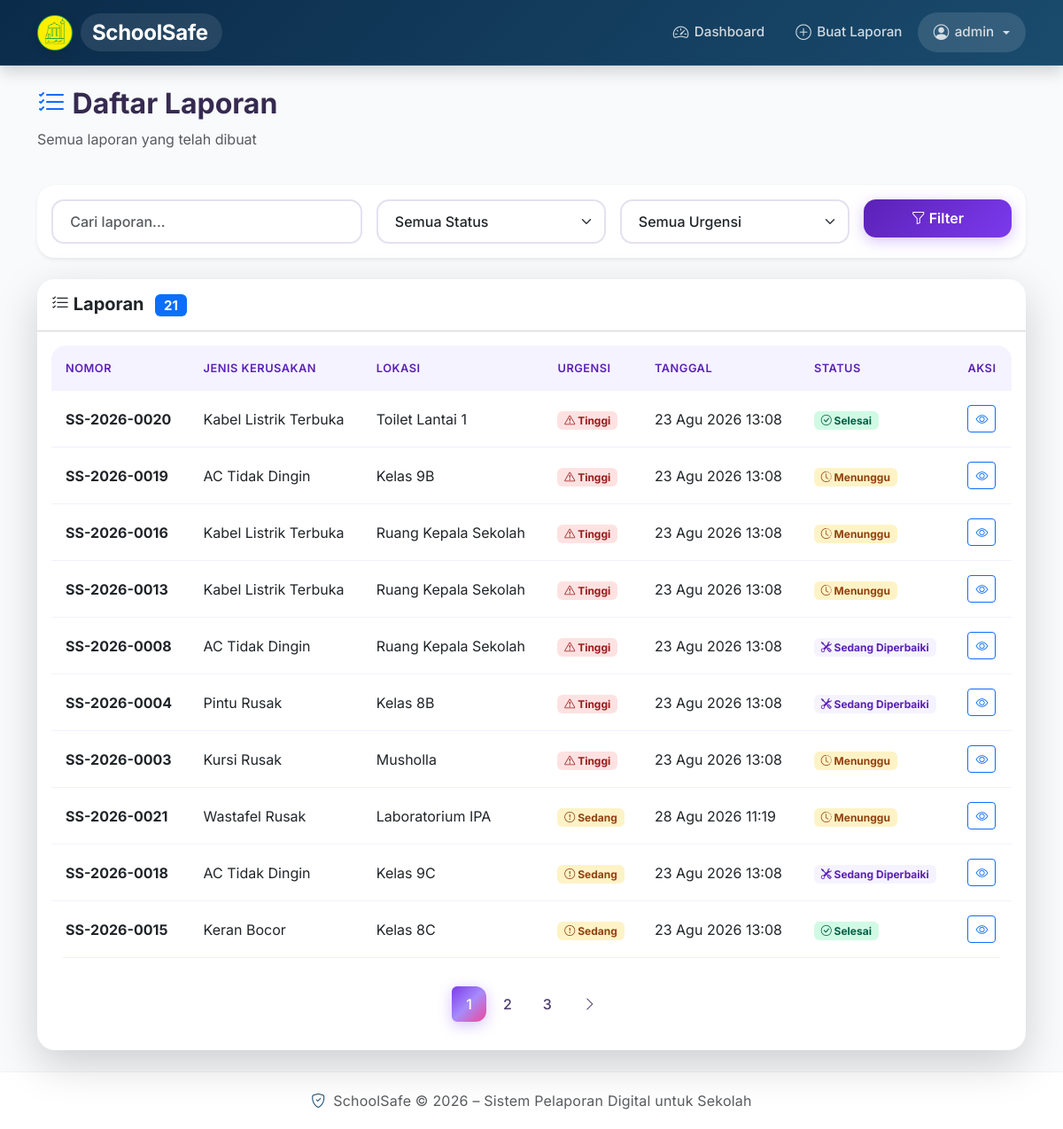
Page /reports/list/ (signed in) on the committed database.
### reports/models.py (models this page shows, shortened)
class FacilityReport(models.Model):
    STATUS_CHOICES = (
        ('waiting', 'Menunggu'),
        ('repairing', 'Sedang Diperbaiki'),
        ('completed', 'Selesai'),
    )
    URGENCY_CHOICES = (
        ('low', 'Rendah'),
        ('medium', 'Sedang'),
        ('high', 'Tinggi'),
    )
    report_number = models.CharField('Nomor Laporan', max_length=20, unique=True, editable=False)
    reporter = models.ForeignKey(User, on_delete=models.CASCADE, related_name='reports', verbose_name='Pelapor')
    damage_type = models.ForeignKey(DamageType, on_delete=models.CASCADE, related_name='reports', verbose_name='Jenis Kerusakan')
    location = models.ForeignKey(Location, on_delete=models.CASCADE, related_name='reports', verbose_name='Lokasi')
    urgency = models.CharField('Tingkat Urgensi', max_length=10, choices=URGENCY_CHOICES, default='medium')
    description = models.TextField('Keterangan', help_text='Jelaskan kerusakan secara detail')
    photo = models.ImageField('Foto Kerusakan', upload_to='damage_photos/%Y/%m/%d/', blank=True, null=True)
    status = models.CharField('Status', max_length=10, choices=STATUS_CHOICES, default='waiting')
    priority_score = models.IntegerField('Skor Prioritas', default=1, editable=False)
    admin_note = models.TextField('Catatan Petugas', blank=True, null=True)
    created_at = models.DateTimeField('Tanggal Laporan', auto_now_add=True)
    updated_at = models.DateTimeField('Tanggal Diperbarui', auto_now=True)
    completed_at = models.DateTimeField('Tanggal Selesai', blank=True, null=True)
    class Meta:
        verbose_name = 'Laporan'
        verbose_name_plural = 'Laporan Kerusakan'
        ordering = ['-priority_score', '-created_at']  # Urutkan berdasarkan prioritas tertinggi dan terbaru
        indexes = [
            models.Index(fields=['status', 'priority_score']),
            models.Index(fields=['urgency', 'status']),
        ]
    def get_status_badge(self):
        badges = {
            'waiting': 'badge-waiting',
            'repairing': 'badge-repairing',
            'completed': 'badge-completed'
        }
        return badges.get(self.status, '')
    def get_status_icon(self):
        icons = {
            'waiting': 'bi-clock-history',
            'repairing': 'bi-tools',
            'completed': 'bi-check-circle'
        }
        return icons.get(self.status, '')
    def get_urgency_badge(self):
        badges = {
            'low': 'badge-low',
            'medium': 'badge-medium',
            'high': 'badge-high'
        }
        return badges.get(self.urgency, '')
    def get_urgency_icon(self):
        icons = {
            'low': 'bi-arrow-down-circle',
            'medium': 'bi-exclamation-circle',
            'high': 'bi-exclamation-triangle'
        }
        return icons.get(self.urgency, '')

class DamageType(models.Model):
    name = models.CharField('Nama Jenis', max_length=100)
    description = models.TextField('Deskripsi', blank=True, null=True)
    is_active = models.BooleanField('Aktif', default=True)
    created_at = models.DateTimeField('Tanggal Dibuat', auto_now_add=True)
    class Meta:
        verbose_name = 'Jenis Kerusakan'
        verbose_name_plural = 'Jenis Kerusakan'
        ordering = ['name']

class Location(models.Model):
    name = models.CharField('Nama Lokasi', max_length=100)
    description = models.TextField('Deskripsi', blank=True, null=True)
    is_active = models.BooleanField('Aktif', default=True)
    created_at = models.DateTimeField('Tanggal Dibuat', auto_now_add=True)
    class Meta:
        verbose_name = 'Lokasi'
        verbose_name_plural = 'Lokasi'
        ordering = ['name']

### reports/views.py (the view, shortened to what this page needs)
# urls.py: path('list/', views.report_list, name='list'),
@login_required
def report_list(request):
    user = request.user
    role = user.profile.role
    if role == 'admin':
        reports = FacilityReport.objects.all()
    else:
        reports = FacilityReport.objects.filter(reporter=user)
    status_filter = request.GET.get('status')
    urgency_filter = request.GET.get('urgency')
    search_query = request.GET.get('search')
    if status_filter:
        reports = reports.filter(status=status_filter)
    if urgency_filter:
        reports = reports.filter(urgency=urgency_filter)
    reports = reports.order_by('-priority_score', '-created_at')
    page = request.GET.get('page', 1)
    paginator = Paginator(reports, 10)  # 10 laporan per halaman
    try:
        reports_page = paginator.page(page)
    except PageNotAnInteger:
        reports_page = paginator.page(1)
    except EmptyPage:
        reports_page = paginator.page(paginator.num_pages)
    context = {
        'reports': reports_page,
        'status_filter': status_filter,
        'urgency_filter': urgency_filter,
        'search_query': search_query,
        'is_admin': role == 'admin',
    }
    return render(request, 'reports/report_list.html', context)

### templates/reports/report_list.html (shortened to what this page needs)
{% extends 'base.html' %}
{% load static %}
{% block content %}
<div class="row">
    <div class="col-12 mb-4">
        <h2 class="fw-bold">
            <i class="bi bi-list-check text-primary"></i> Daftar Laporan
        </h2>
        <p class="text-muted">Semua laporan yang telah dibuat</p>
    </div>
    <div class="col-12 mb-4">
        <div class="card shadow-sm border-0">
            <div class="card-body">
                <form method="get" class="row g-3">
                    <div class="col-md-4">
                        <input type="text" name="search" class="form-control"
                               placeholder="Cari laporan..."
                               value="{{ search_query|default:'' }}">
                    </div>
                    <div class="col-md-3">
                        <select name="status" class="form-select">
                            <option value="">Semua Status</option>
                        </select>
                    </div>
                    <div class="col-md-3">
                        <select name="urgency" class="form-select">
                            <option value="">Semua Urgensi</option>
                        </select>
                    </div>
                    <div class="col-md-2">
                        <button type="submit" class="btn btn-primary w-100">
                            <i class="bi bi-funnel"></i> Filter
                        </button>
                    </div>
                </form>
            </div>
        </div>
    </div>
    <div class="col-12">
        <div class="card shadow-lg border-0">
            <div class="card-header bg-white py-3">
                <div class="d-flex justify-content-between align-items-center">
                    <h5 class="mb-0 fw-bold">
                        <i class="bi bi-list-check"></i> Laporan
                        <span class="badge bg-primary ms-2">{{ reports.paginator.count }}</span>
                    </h5>
                </div>
            </div>
            <div class="card-body">
                {% if reports %}
                    <div class="table-responsive">
                        <table class="table table-hover">
                            <thead>
                                <tr>
                                    <th>Nomor</th>
                                    <th>Jenis Kerusakan</th>
                                    <th>Lokasi</th>
                                    <th>Urgensi</th>
                                    <th>Tanggal</th>
                                    <th>Status</th>
                                    <th>Aksi</th>
                                </tr>
                            </thead>
                            <tbody>
                                {% for report in reports %}
                                    <tr>
                                        <td>
                                            <span class="fw-bold">{{ report.report_number }}</span>
                                        </td>
                                        <td>{{ report.damage_type.name }}</td>
                                        <td>{{ report.location.name }}</td>
                                        <td>
                                            <span class="badge {{ report.get_urgency_badge }}">
                                                <i class="bi {{ report.get_urgency_icon }}"></i>
                                                {{ report.get_urgency_display }}
                                            </span>
                                        </td>
                                        <td>{{ report.created_at|date:"d M Y H:i" }}</td>
                                        <td>
                                            <span class="badge {{ report.get_status_badge }}">
                                                <i class="bi {{ report.get_status_icon }}"></i>
                                                {{ report.get_status_display }}
                                            </span>
                                        </td>
                                        <td>
                                            <a href="{% url 'reports:detail' report.id %}"
                                               class="btn btn-sm btn-outline-primary">
                                                <i class="bi bi-eye"></i>
                                            </a>
                                        </td>
                                    </tr>
                                {% endfor %}
                            </tbody>
                        </table>
                    </div>
                    {% if reports.has_other_pages %}
                        <nav aria-label="Page navigation" class="mt-3">
                            <ul class="pagination justify-content-center">
                                {% for num in reports.paginator.page_range %}
                                    {% if reports.number == num %}
                                        <li class="page-item active"><span class="page-link">{{ num }}</span></li>
                                    {% elif num > reports.number|add:'-3' and num < reports.number|add:'3' %}
                                        <li class="page-item">
                                            <a class="page-link" href="?page={{ num }}">
                                                {{ num }}
                                            </a>
                                        </li>
                                    {% endif %}
                                {% endfor %}
                                {% if reports.has_next %}
                                    <li class="page-item">
                                        <a class="page-link" href="?page={{ reports.next_page_number }}">
                                            <i class="bi bi-chevron-right"></i>
                                        </a>
                                    </li>
                                {% endif %}
                            </ul>
                        </nav>
                    {% endif %}
                {% endif %}
            </div>
        </div>
    </div>
</div>
{% endblock %}

### templates/base.html (shortened to what this page needs)
<!DOCTYPE html>
<html lang="id">
<head>
    <link href="https://cdn.jsdelivr.net/npm/bootstrap@5.3.0-alpha1/dist/css/bootstrap.min.css" rel="stylesheet" />
    <link rel="stylesheet" href="https://cdn.jsdelivr.net/npm/bootstrap-icons@1.11.1/font/bootstrap-icons.css" />
    {% load static %}
    <link rel="stylesheet" href="{% static 'css/style.css' %}" />
</head>
<body>
    <nav class="navbar navbar-expand-lg navbar-custom shadow">
        <div class="container">
            <a class="navbar-brand" href="{% url 'dashboard:dashboard' %}">
                <img src="{% static 'images/logonuril.png' %}" alt="SchoolSafe Logo" />
                <span class="brand-text">SchoolSafe</span>
            </a>
            <div class="collapse navbar-collapse" id="navbarNav">
                <ul class="navbar-nav ms-auto align-items-lg-center">
                    {% if user.is_authenticated %}
                        <li class="nav-item">
                            <a class="nav-link" href="{% url 'dashboard:dashboard' %}">
                                <i class="bi bi-speedometer2"></i> Dashboard
                            </a>
                        </li>
                        <li class="nav-item">
                            <a class="nav-link" href="{% url 'reports:create' %}">
                                <i class="bi bi-plus-circle"></i> Buat Laporan
                            </a>
                        </li>
                        <li class="nav-item dropdown">
                            <a class="nav-link dropdown-toggle user-badge" href="#"
                               id="userDropdown" role="button" data-bs-toggle="dropdown"
                               aria-expanded="false">
                                <i class="bi bi-person-circle"></i>
                                <span class="d-none d-md-inline">{{ user.username }}</span>
                            </a>
                        </li>
                    {% endif %}
                </ul>
            </div>
        </div>
    </nav>
    <main class="py-4">
        <div class="container">
            {% block content %}{% endblock %}
        </div>
    </main>
    <footer class="footer">
        <div class="container text-center">
            <span class="text-muted" style="font-weight: 400; letter-spacing: 0.2px;">
                <i class="bi bi-shield-check text-primary me-1" style="color: #1a4b6d !important;"></i>
                SchoolSafe &copy; 2026 – Sistem Pelaporan Digital untuk Sekolah
            </span>
        </div>
    </footer>
</body>
</html>

### rows in the picture
FacilityReport: report_number "SS-2026-0020", damage_type.name "Kabel Listrik Terbuka", location.name "Toilet Lantai 1", urgency "Tinggi", created_at "23 Agu 2026 13:08", status "Selesai"
FacilityReport: report_number "SS-2026-0019", damage_type.name "AC Tidak Dingin", location.name "Kelas 9B", urgency "Tinggi", created_at "23 Agu 2026 13:08", status "Menunggu"
FacilityReport: report_number "SS-2026-0016", damage_type.name "Kabel Listrik Terbuka", location.name "Ruang Kepala Sekolah", urgency "Tinggi", created_at "23 Agu 2026 13:08", status "Menunggu"
FacilityReport: report_number "SS-2026-0013", damage_type.name "Kabel Listrik Terbuka", location.name "Ruang Kepala Sekolah", urgency "Tinggi", created_at "23 Agu 2026 13:08", status "Menunggu"
FacilityReport: report_number "SS-2026-0008", damage_type.name "AC Tidak Dingin", location.name "Ruang Kepala Sekolah", urgency "Tinggi", created_at "23 Agu 2026 13:08", status "Sedang Diperbaiki"
FacilityReport: report_number "SS-2026-0004", damage_type.name "Pintu Rusak", location.name "Kelas 8B", urgency "Tinggi", created_at "23 Agu 2026 13:08", status "Sedang Diperbaiki"
FacilityReport: report_number "SS-2026-0003", damage_type.name "Kursi Rusak", location.name "Musholla", urgency "Tinggi", created_at "23 Agu 2026 13:08", status "Menunggu"
FacilityReport: report_number "SS-2026-0021", damage_type.name "Wastafel Rusak", location.name "Laboratorium IPA", urgency "Sedang", created_at "28 Agu 2026 11:19", status "Menunggu"
FacilityReport: report_number "SS-2026-0018", damage_type.name "AC Tidak Dingin", location.name "Kelas 9C", urgency "Sedang", created_at "23 Agu 2026 13:08", status "Sedang Diperbaiki"
FacilityReport: report_number "SS-2026-0015", damage_type.name "Keran Bocor", location.name "Kelas 8C", urgency "Sedang", created_at "23 Agu 2026 13:08", status "Selesai"

### other values in the picture
{{ user.username }} "admin"
{{ reports.paginator.count }} "21"
{{ num }} "1"
{{ num }} "2" "3"
